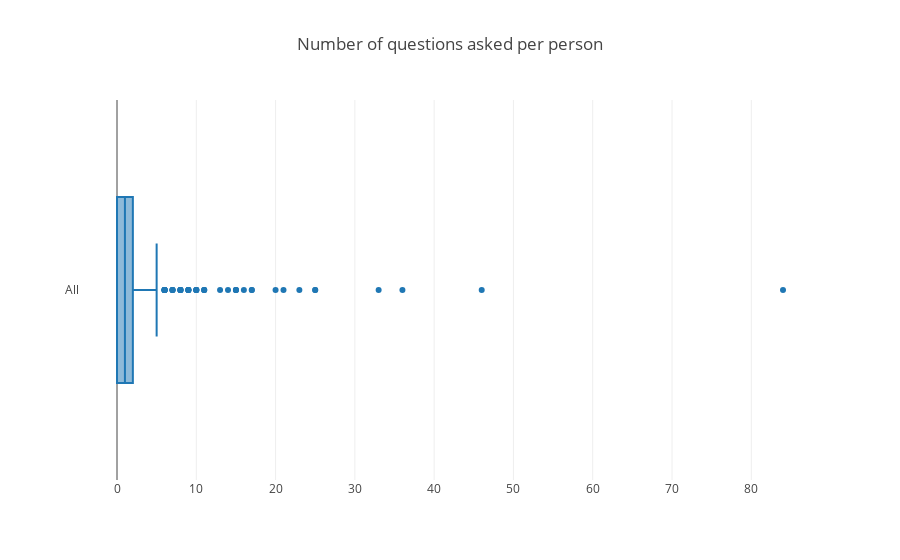

Here is the notebook cell this chart was saved with:
### Code cell
trace = go.Box(x=questers.freq, name='All')
layout = go.Layout(title='Number of questions asked per person', showlegend=False)
fig = go.Figure(data=[trace], layout=layout)
plotly.offline.iplot(fig)

### Figure 1 — Plotly figure (JSON) as saved in the notebook; plotly's stock layout.template omitted (floating-point values rounded to 4 significant figures; data arrays with more than 128 entries replaced by an {"elided": "..."} marker saying what was removed)
{"data": [{"name": "All", "type": "box", "x": {"elided": "383 int values"}}], "layout": {"showlegend": false, "title": "Number of questions asked per person"}}
